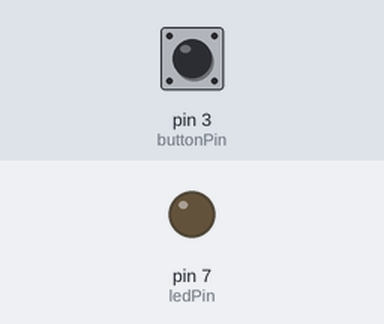
The sketch below on a simulated Arduino Uno, built with avr-gcc and run on an emulated ATmega328P. Parts: output pins drawn as LEDs (lit = HIGH). Inputs (shaded band) come from the test bench; at power-on: pin 3 (buttonPin) LOW.

Above: at 1.2 s.
1.3 s: pin 3 (buttonPin) pulsed HIGH 5 times (0.12 s each, 0.3 s apart)
At 2.6 s:
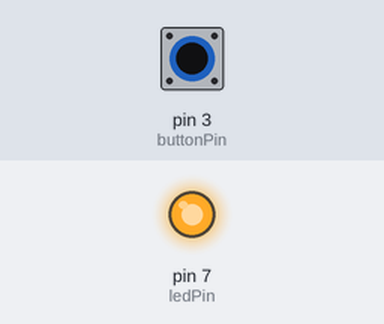
Timing chart, 0 to 4.3 s (numbered marks = the images above; inputs shaded):
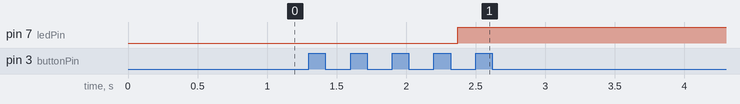

The sketch:

dimmer_hello44.ino
```cpp
const int buttonPin = 3;    // the number of the pushbutton pin
const int ledPin = 7;      // the number of the LED pin

// Variables will change:
int buttonState;             // the current reading from the input pin
int lastButtonState = LOW;   // the previous reading from the input pin
int brightness = 0;

// the following variables are unsigned longs because the time, measured in
// milliseconds, will quickly become a bigger number than can be stored in an int.
unsigned long lastDebounceTime = 0;  // the last time the output pin was toggled
unsigned long debounceDelay = 50;    // the debounce time; increase if the output flickers

void setup() {
  pinMode(buttonPin, INPUT);
  pinMode(ledPin, OUTPUT);
}

void loop() {
  // read the state of the switch into a local variable:
  int reading = digitalRead(buttonPin);

  // check to see if you just pressed the button
  // (i.e. the input went from LOW to HIGH), and you've waited long enough
  // since the last press to ignore any noise:

  // If the switch changed, due to noise or pressing:
  if (reading != lastButtonState) {
    // reset the debouncing timer
    lastDebounceTime = millis();
  }

  if ((millis() - lastDebounceTime) > debounceDelay) {
    // whatever the reading is at, it's been there for longer than the debounce
    // delay, so take it as the actual current state:

    // if the button state has changed:
    if (reading != buttonState) {
      buttonState = reading;

      if (brightness >= 255) {
        brightness = 0;
      }

      brightness = brightness + 17;

    }
  }

  // set the LED:
  analogWrite(ledPin, brightness);

  // save the reading. Next time through the loop, it'll be the lastButtonState:
  lastButtonState = reading;
}
```

Measured:
- after the input at 1.3 s, pin 7 (ledPin): LOW → HIGH after 1.1 s
